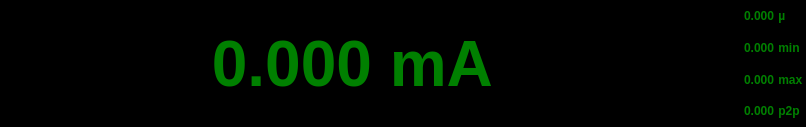
<?xml version="1.0" encoding="UTF-8"?>
<ui version="4.0">
 <class>Form</class>
 <widget class="QWidget" name="Form">
  <property name="geometry">
   <rect>
    <x>0</x>
    <y>0</y>
    <width>806</width>
    <height>127</height>
   </rect>
  </property>
  <property name="windowTitle">
   <string>Form</string>
  </property>
  <layout class="QHBoxLayout" name="horizontalLayout">
   <property name="spacing">
    <number>0</number>
   </property>
   <property name="leftMargin">
    <number>0</number>
   </property>
   <property name="topMargin">
    <number>0</number>
   </property>
   <property name="rightMargin">
    <number>0</number>
   </property>
   <property name="bottomMargin">
    <number>0</number>
   </property>
   <item>
    <widget class="QLabel" name="valueLabel">
     <property name="styleSheet">
      <string notr="true">QLabel { background-color : black; color : green; font-weight: bold; font-size: 48pt; }</string>
     </property>
     <property name="text">
      <string>0.000</string>
     </property>
     <property name="alignment">
      <set>Qt::AlignRight|Qt::AlignTrailing|Qt::AlignVCenter</set>
     </property>
    </widget>
   </item>
   <item>
    <widget class="QLabel" name="unitLabel">
     <property name="styleSheet">
      <string notr="true">QLabel { background-color : black; color : green; font-weight: bold; font-size: 48pt; }</string>
     </property>
     <property name="text">
      <string> mA </string>
     </property>
    </widget>
   </item>
   <item>
    <widget class="QFrame" name="frame">
     <property name="sizePolicy">
      <sizepolicy hsizetype="Maximum" vsizetype="Preferred">
       <horstretch>0</horstretch>
       <verstretch>0</verstretch>
      </sizepolicy>
     </property>
     <property name="frameShape">
      <enum>QFrame::NoFrame</enum>
     </property>
     <property name="frameShadow">
      <enum>QFrame::Plain</enum>
     </property>
     <property name="lineWidth">
      <number>0</number>
     </property>
     <layout class="QGridLayout" name="gridLayout">
      <property name="leftMargin">
       <number>0</number>
      </property>
      <property name="topMargin">
       <number>0</number>
      </property>
      <property name="rightMargin">
       <number>0</number>
      </property>
      <property name="bottomMargin">
       <number>0</number>
      </property>
      <property name="spacing">
       <number>0</number>
      </property>
      <item row="0" column="0">
       <widget class="QLabel" name="stdLabel">
        <property name="styleSheet">
         <string notr="true">QLabel { background-color : black; color : green; font-weight: bold; }</string>
        </property>
        <property name="lineWidth">
         <number>0</number>
        </property>
        <property name="text">
         <string>0.000</string>
        </property>
       </widget>
      </item>
      <item row="0" column="1">
       <widget class="QLabel" name="stdName">
        <property name="styleSheet">
         <string notr="true">QLabel { background-color : black; color : green; font-weight: bold; }</string>
        </property>
        <property name="lineWidth">
         <number>0</number>
        </property>
        <property name="text">
         <string> µ </string>
        </property>
       </widget>
      </item>
      <item row="1" column="0">
       <widget class="QLabel" name="minLabel">
        <property name="styleSheet">
         <string notr="true">QLabel { background-color : black; color : green; font-weight: bold; }</string>
        </property>
        <property name="lineWidth">
         <number>0</number>
        </property>
        <property name="text">
         <string>0.000</string>
        </property>
       </widget>
      </item>
      <item row="1" column="1">
       <widget class="QLabel" name="minName">
        <property name="styleSheet">
         <string notr="true">QLabel { background-color : black; color : green; font-weight: bold; }</string>
        </property>
        <property name="lineWidth">
         <number>0</number>
        </property>
        <property name="text">
         <string> min </string>
        </property>
       </widget>
      </item>
      <item row="2" column="0">
       <widget class="QLabel" name="maxLabel">
        <property name="styleSheet">
         <string notr="true">QLabel { background-color : black; color : green; font-weight: bold; }</string>
        </property>
        <property name="lineWidth">
         <number>0</number>
        </property>
        <property name="text">
         <string>0.000</string>
        </property>
       </widget>
      </item>
      <item row="2" column="1">
       <widget class="QLabel" name="maxName">
        <property name="styleSheet">
         <string notr="true">QLabel { background-color : black; color : green; font-weight: bold; }</string>
        </property>
        <property name="lineWidth">
         <number>0</number>
        </property>
        <property name="text">
         <string> max </string>
        </property>
       </widget>
      </item>
      <item row="3" column="0">
       <widget class="QLabel" name="p2pLabel">
        <property name="styleSheet">
         <string notr="true">QLabel { background-color : black; color : green; font-weight: bold; }</string>
        </property>
        <property name="lineWidth">
         <number>0</number>
        </property>
        <property name="text">
         <string>0.000</string>
        </property>
       </widget>
      </item>
      <item row="3" column="1">
       <widget class="QLabel" name="p2pName">
        <property name="styleSheet">
         <string notr="true">QLabel { background-color : black; color : green; font-weight: bold; }</string>
        </property>
        <property name="lineWidth">
         <number>0</number>
        </property>
        <property name="text">
         <string> p2p </string>
        </property>
       </widget>
      </item>
     </layout>
    </widget>
   </item>
  </layout>
 </widget>
 <resources>
  <include location="joulescope.qrc"/>
 </resources>
 <connections/>
</ui>
